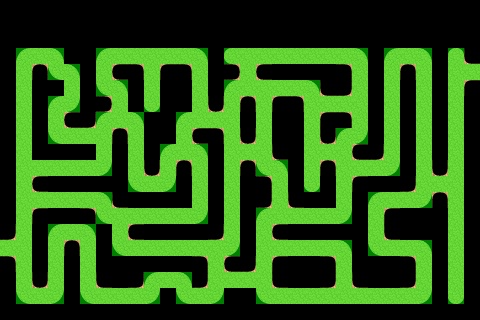

This is a level from a 2D game, rendered from its Tiled map with the project's own tilesets. A one-line summary and the map file follow, with tile-layer data summarised:
An orthogonal 30x20 tile map with 16x16 px tiles, 2 tile layers (Tile Layer 1, Path), 2 tilesets and 2 objects (SpawnPoint, ExitPoint).

<map version="1.0" orientation="orthogonal" width="30" height="20" tilewidth="16" tileheight="16">
 <tileset firstgid="1" name="level2" tilewidth="16" tileheight="16">
  <image source="level2.png" width="64" height="80" />
 </tileset>
 <tileset firstgid="21" name="meta16" tilewidth="16" tileheight="16">
  <image source="meta16.png" width="16" height="16" />
  <tile id="0">
   <properties>
    <property name="Path" value="True" />
   </properties>
  </tile>
 </tileset>
 <layer name="Tile Layer 1" width="30" height="20">
  <data>[600 cells, 317 non-empty, 16 distinct tile ids]</data>
 </layer>
 <objectgroup name="Objects" width="30" height="20">
  <object name="SpawnPoint" x="8" y="248" />
  <object name="ExitPoint" x="472" y="72" />
 </objectgroup>
 <layer name="Path" width="30" height="20">
  <data>[600 cells, 250 non-empty, 1 distinct tile ids]</data>
 </layer>
</map>